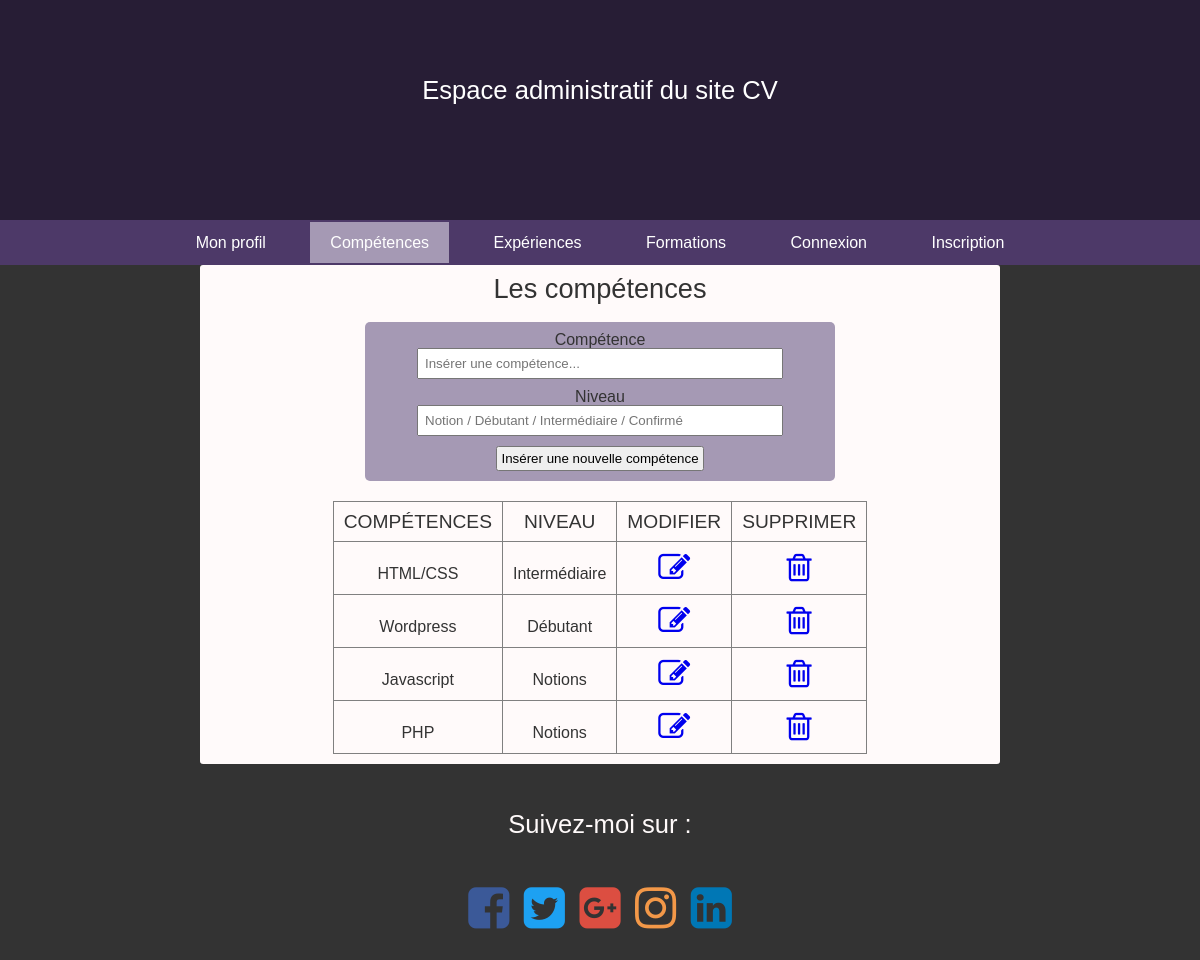
/competences.php, run on an earlier commit of the app's database.
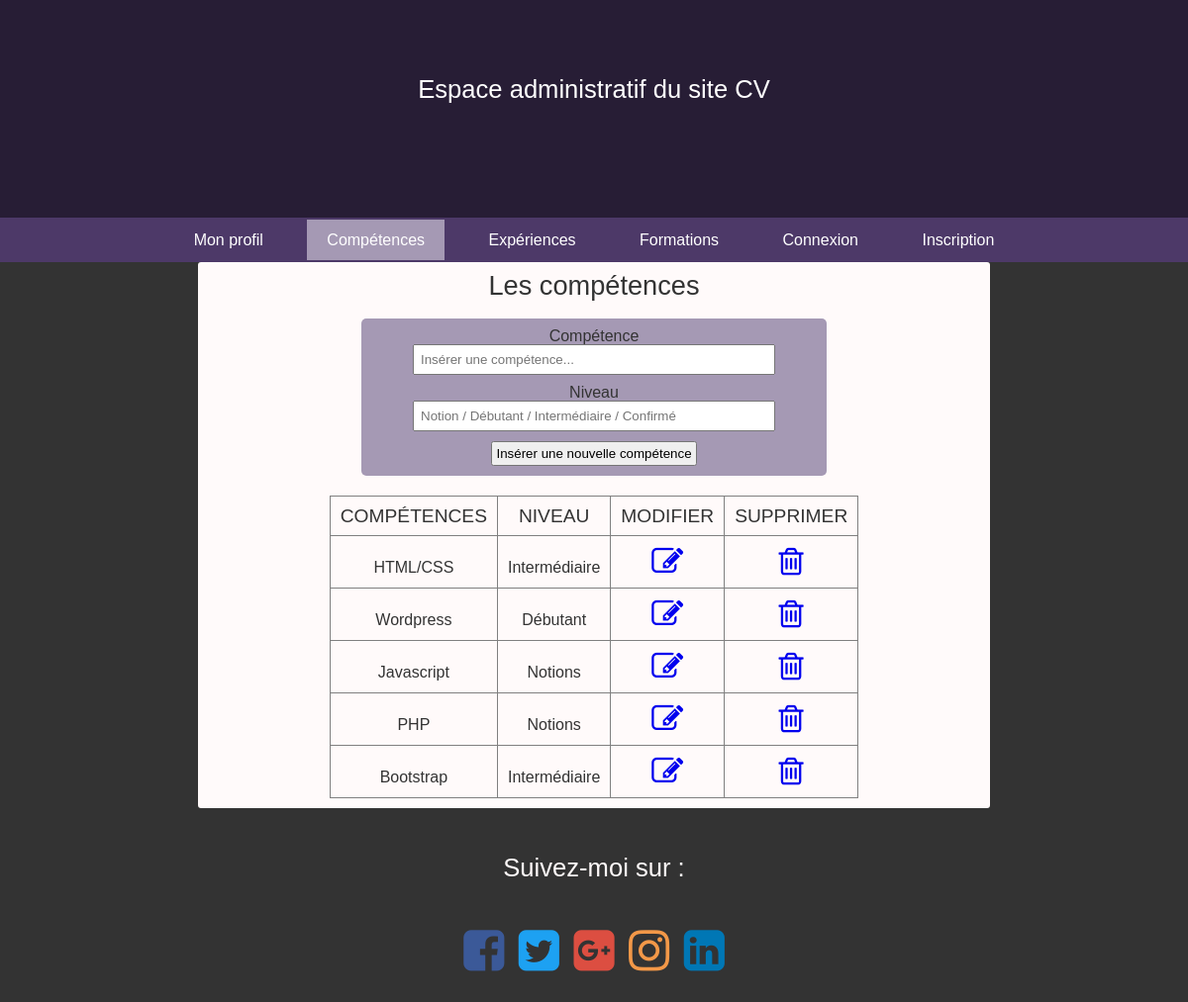
And on a later commit of the database.
### tables this page shows
CREATE TABLE `competences` (
  `id_competence` int(11) NOT NULL,
  `competence` text NOT NULL,
  `niveau` varchar(100) NOT NULL
);

### competences.php (the view, shortened to what this page needs)
<?php session_start(); require_once('inc/connexion.php'); ?>
<?php require_once('inc/haut.inc.php'); ?>
<h1>Les compétences</h1>
	<form id="formulaire" action="competences.php" method="post">
		<label>Compétence</label><br>
		<input class="competence" type="text" name="competence" placeholder="Insérer une compétence..."><br>
		<label>Niveau</label><br>
		<input class="niveau" type="text" name="niveau" placeholder="Notion / Débutant / Intermédiaire / Confirmé"><br>
		<input class="submit" type="submit" value="Insérer une nouvelle compétence">
	</form>
	<?php
		$query = $bdd -> query("SELECT * FROM competences");
	?>
	<table id="competences" border="1">
		<thead>
			<th>Compétences</th>
			<th>Niveau</th>
			<th>Modifier</th>
			<th>Supprimer</th>
		</thead>
		<tr>
			<?php while ($ligne = $query -> fetch()) { ?>
			<td><?php echo $ligne['competence']; ?></td>
			<td><?php echo $ligne['niveau']; ?></td>
			<td><a href="modifier_c.php?id_competence=<?php echo $ligne['id_competence']; ?>"><i class="fa fa-pencil-square-o fa-2x" aria-hidden="true"></i></a></td>
			<td><a href="competences.php?id_competence=<?php echo $ligne['id_competence']; ?>"><i class="fa fa-trash-o fa-2x" aria-hidden="true"></i></a></td>
		</tr>
		<?php } ?>
	</table>
<?php require_once('inc/bas.inc.php'); ?>

What changed in the data, as far as the page shows it:
added competences: competence "Bootstrap", niveau "Intermédiaire"
